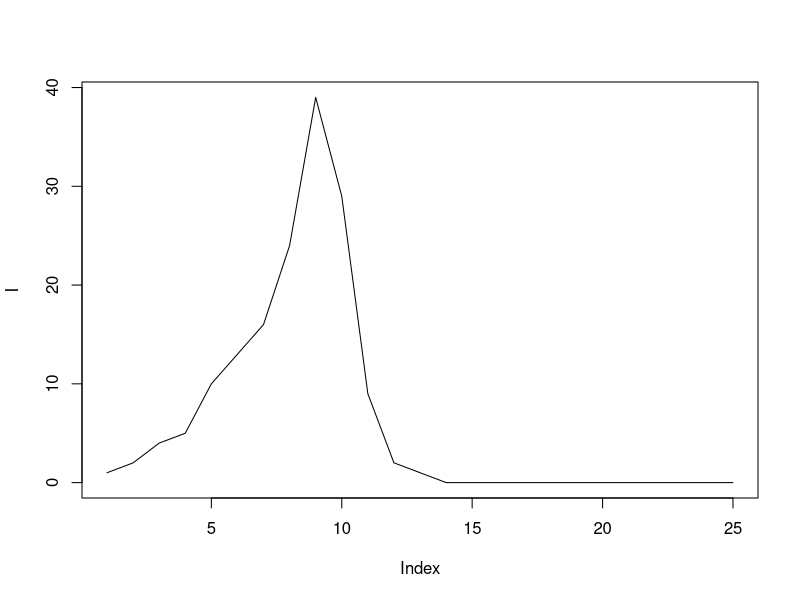
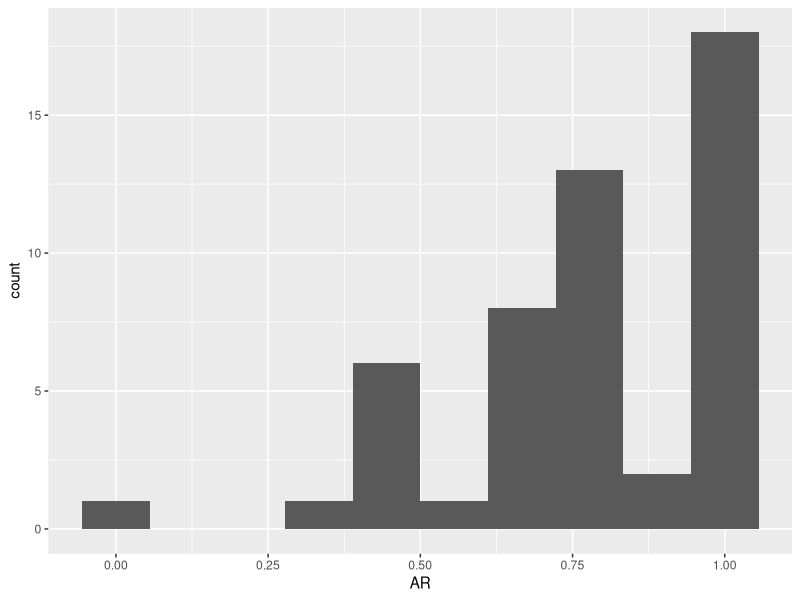
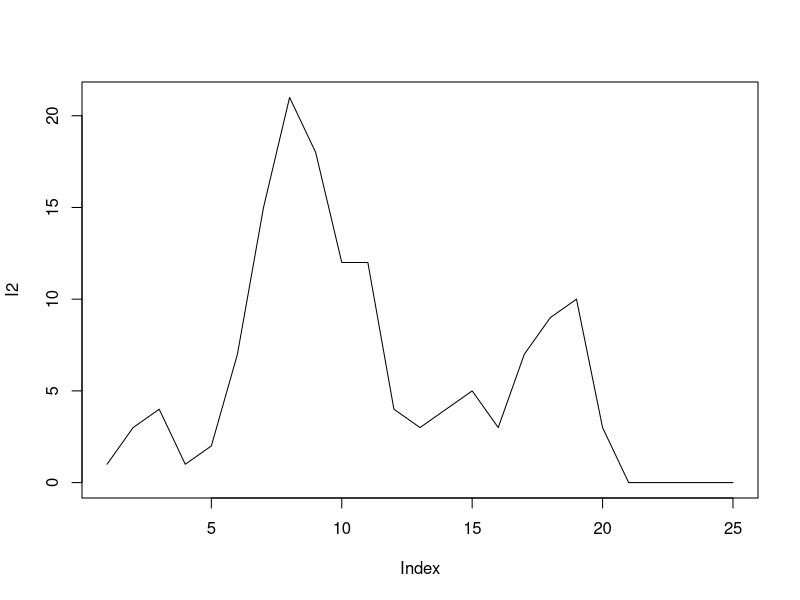
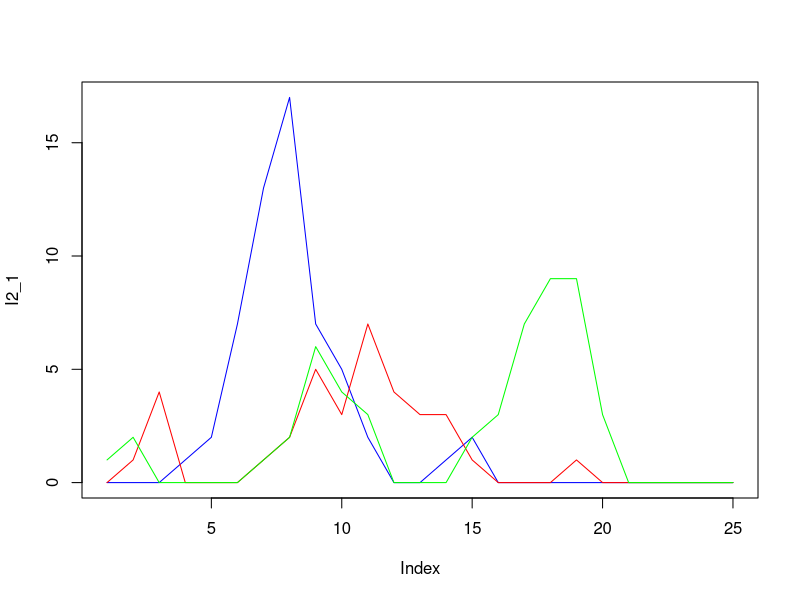
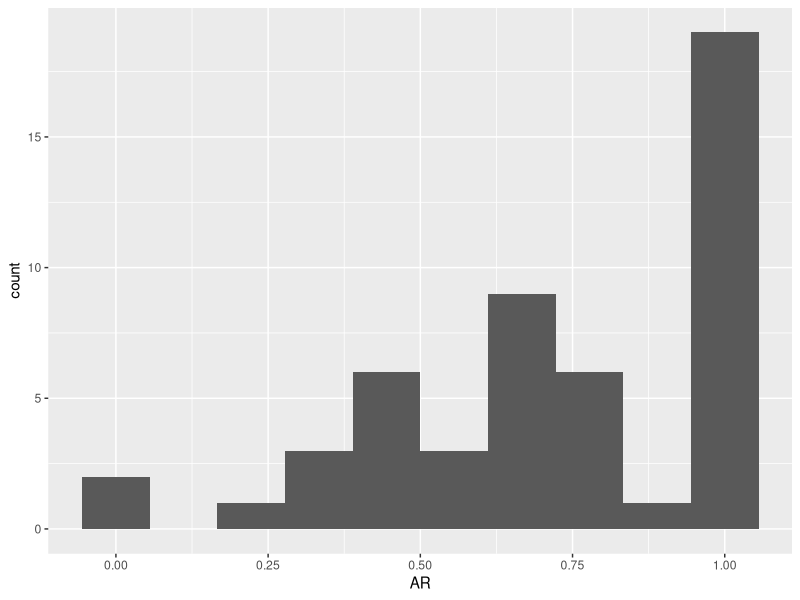
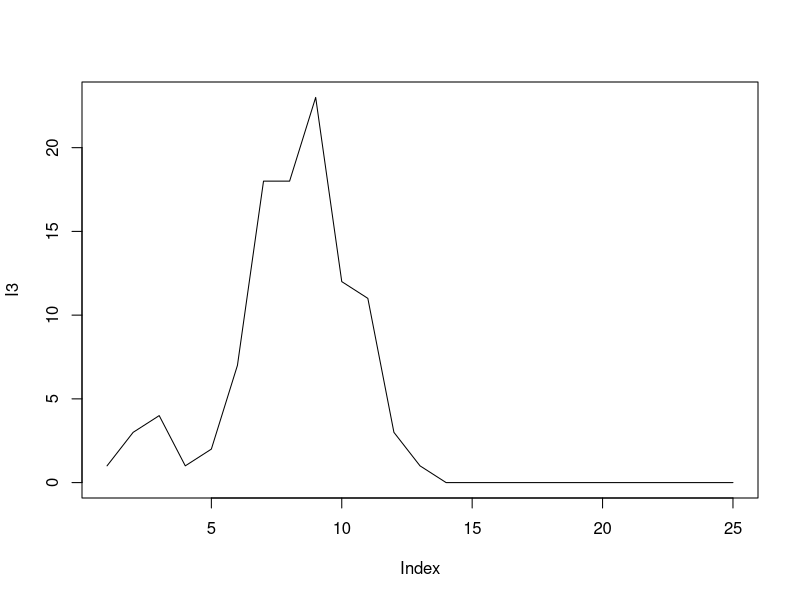
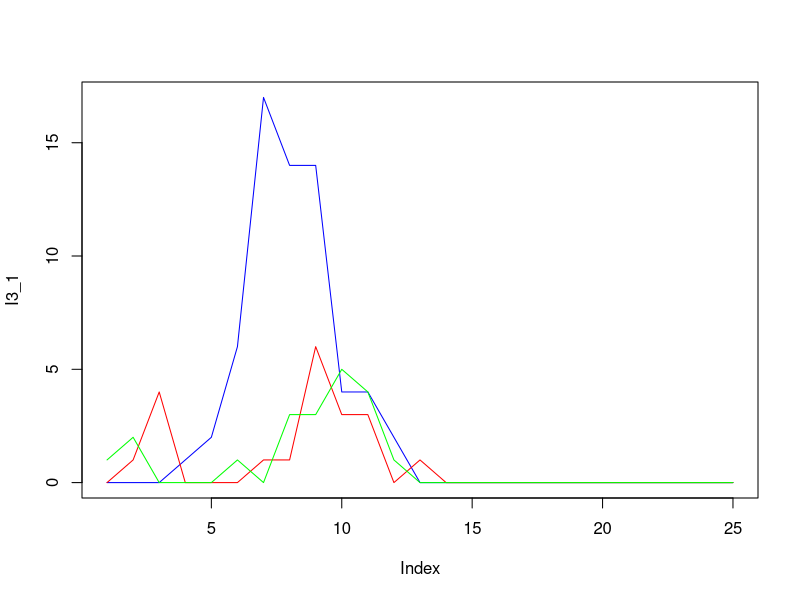
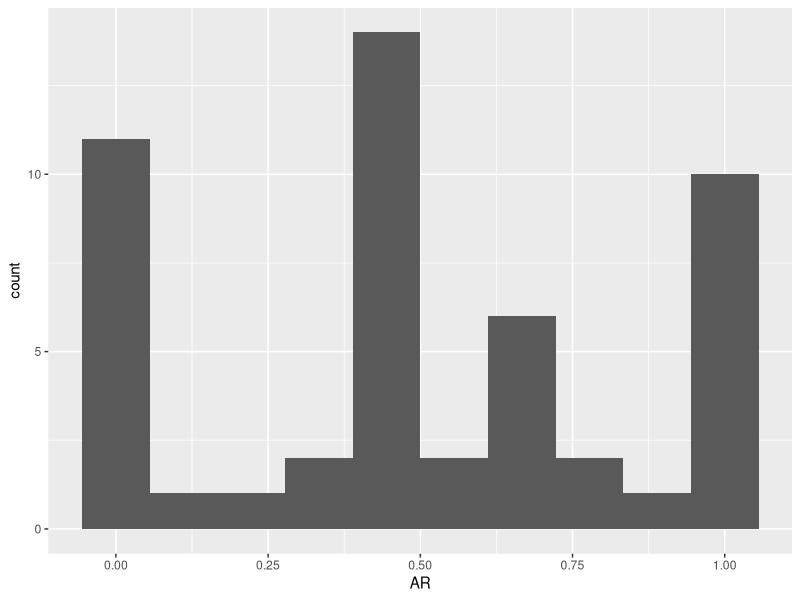

The R script that drew these images, in order:
## ---- chunk 1
library(tidyverse)

## ---- chunk 2
set.seed(12345)
  agents <- tibble(id = 1:200,
                   state="S",
                   location=sample(c("home","office"), 200, replace=T, 
                                   prob = c(.5, .5)),
                   HH = sort(sample(1:50, 200, replace=T)),
                   office = sample(1:3, 200, replace = T))

  agents$state[1] <- "I"

agents
## ---- chunk 3

set.seed(12345)

epi_agents<- agents

## To keep it simple we will assume an exactly 1 day infectious 
## a 0.025 that anyone infects anyone else, and only track infected
I <- rep(0,25)

for (i in 1:25) {
  I[i] <- sum(epi_agents$state=="I")
  epi_agents <- epi_agents %>%
    mutate(state = ifelse(state=="S",
                          ifelse(rbinom(n(),1,1-(1-.01)^I[i]),"I","S"),
                          "R"))
}


HH_dists <- epi_agents%>%group_by(HH) %>%
  summarize(I = sum(state=="R"), N=n(), AR=I/N) %>%
  ungroup()
## ---- chunk 4

plot(I, type="l")

table(epi_agents$state)
## ---- chunk 5

HH_dists %>% ggplot(aes(x=AR)) + geom_histogram(bins=10)
## ---- chunk 6

set.seed(12345)

epi_agents2<- agents

## Give a 25% chance of infecting any given HH member and a 10%
## chance of infecting someone at the office.
I2 <- rep(0,25)
I2_1 <- rep(0,25)
I2_2 <- rep(0,25)
I2_3 <- rep(0,25)

for (i in 1:25) {
  I2[i] <- sum(epi_agents2$state=="I")
  I2_1[i] <- sum(epi_agents2[epi_agents2$office==1,]$state=="I")
  I2_2[i] <- sum(epi_agents2[epi_agents2$office==2,]$state=="I")
  I2_3[i] <- sum(epi_agents2[epi_agents2$office==3,]$state=="I")
  
  ##do infectious process in homes
  epi_agents2 <- epi_agents2 %>% group_by(HH) %>%
    mutate(nw_I = (state=="S") * 
             (location=="home") * 
             rbinom(n(),1, 1-(1-.25)^sum(state=="I" & location == "home"))) %>%
    ungroup()
  

  
  ##do infectious process in office
  epi_agents2 <- epi_agents2 %>% group_by(office) %>%
    mutate(nw_I = nw_I + (state=="S") * 
             (location=="office") * 
             rbinom(n(),1, 1-(1-.1)^sum(state=="I" & location == "office")))%>%
    ungroup()
  
  ##update locations and states
  epi_agents2 <- epi_agents2 %>%
    mutate(state=ifelse(state=="I","R", ifelse(nw_I==1,"I",state)),
           location = ifelse(runif(n())>0.5,"home","office")) %>%
           #location = sample(c("home","office"), 200, replace=T, 
          #                         prob = c(.5, .5))) %>%
    
    select(-nw_I)
  
}


HH_dists2 <- epi_agents2%>%group_by(HH) %>%
  summarize(I = sum(state=="R"), N=n(), AR=I/N) %>%
  ungroup()

## ---- chunk 7

plot(I2, type="l")

table(epi_agents2$state)
## ---- chunk 8

plot(I2_1, type="l", col="blue")
lines(I2_2, col="red")
lines(I2_3, col="green")

table(epi_agents2$state, epi_agents2$office)
## ---- chunk 9

HH_dists2 %>% ggplot(aes(x=AR)) + geom_histogram(bins=10)
## ---- chunk 10

set.seed(12345)

epi_agents3<- agents

## Give a 25% chance of infecting any given HH member and a 10%
## chance of infecting someone at the office.
I3 <- rep(0,25)
I3_1 <- rep(0,25)
I3_2 <- rep(0,25)
I3_3 <- rep(0,25)

for (i in 1:25) {
  I3[i] <- sum(epi_agents3$state=="I")
  I3_1[i] <- sum(epi_agents3[epi_agents2$office==1,]$state=="I")
  I3_2[i] <- sum(epi_agents3[epi_agents2$office==2,]$state=="I")
  I3_3[i] <- sum(epi_agents3[epi_agents2$office==3,]$state=="I")
  
  ##do infectious process in homes
  epi_agents3 <- epi_agents3 %>% group_by(HH) %>%
    mutate(nw_I = (state=="S") * 
             (location=="home") * 
             rbinom(n(),1, 1-(1-.25)^sum(state=="I" & location == "home"))) %>%
    ungroup()
  

  
  ##do infectious process in office
  epi_agents3 <- epi_agents3 %>% group_by(office) %>%
    mutate(nw_I = nw_I + (state=="S") * 
             (location=="office") * 
             rbinom(n(),1, 1-(1-.1)^sum(state=="I" & location == "office")))%>%
    ungroup()
  
  ##update locations and states
  epi_agents3 <- epi_agents3 %>%
    mutate(state=ifelse(state=="I","R", ifelse(nw_I==1,"I",state)),
           location = ifelse(runif(n())>(0.5-.15*(state=="I")),"home",
                             "office")) %>%
    
    select(-nw_I)
  
}


HH_dists3 <- epi_agents3%>%group_by(HH) %>%
  summarize(I = sum(state=="R"), N=n(), AR=I/N) %>%
  ungroup()

## ---- chunk 11

plot(I3, type="l")

table(epi_agents3$state)
## ---- chunk 12

plot(I3_1, type="l", col="blue")
lines(I3_2, col="red")
lines(I3_3, col="green")

table(epi_agents3$state, epi_agents3$office)
## ---- chunk 13

HH_dists3 %>% ggplot(aes(x=AR)) + geom_histogram(bins=10)
